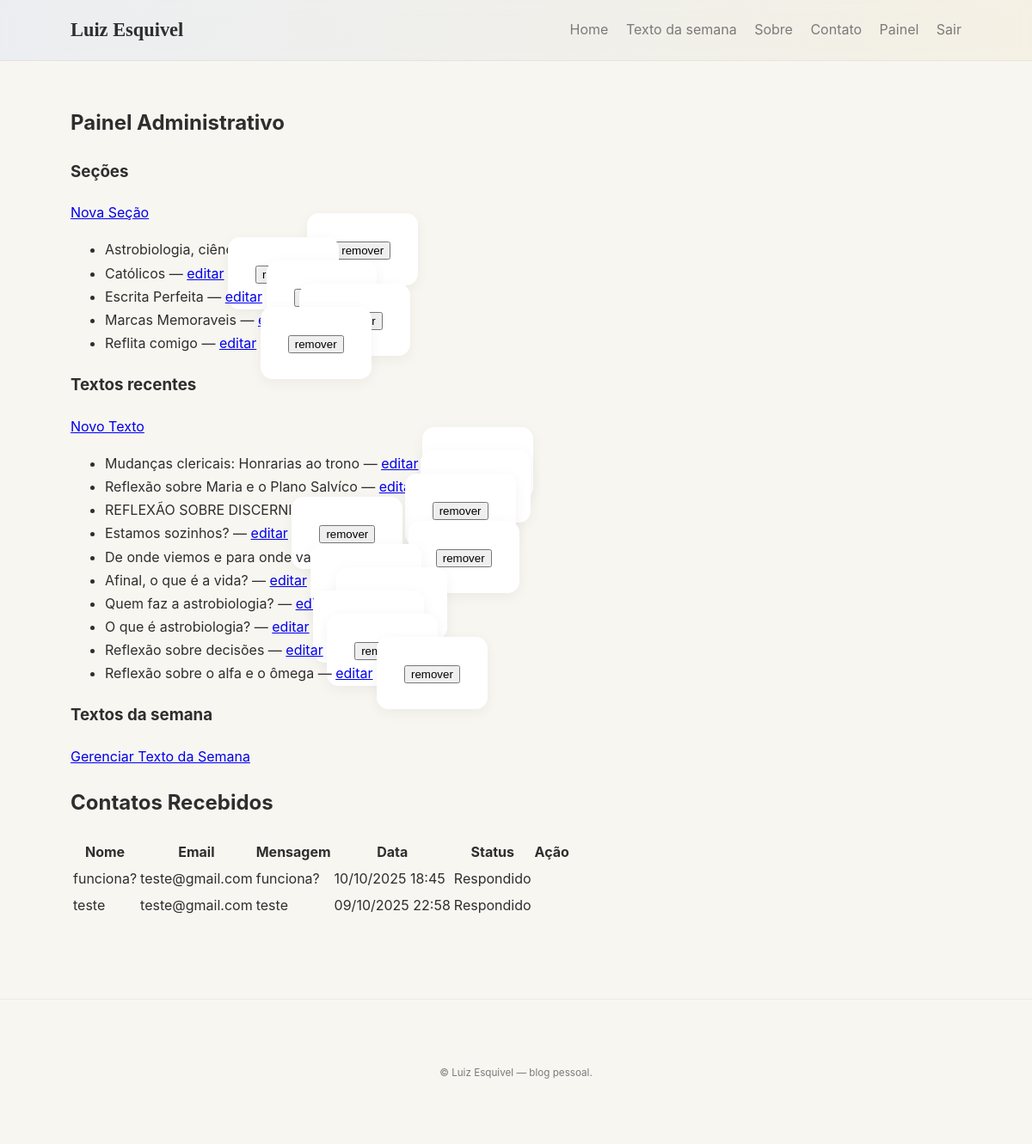
The page /admin/ (signed in) on the database its author committed.
### models.py (models this page shows, shortened)
class Section(db.Model):
    id = db.Column(db.Integer, primary_key=True)
    title = db.Column(db.String(200), unique=True, nullable=False)
    description = db.Column(db.String(500))
    created_at = db.Column(db.DateTime, default=datetime.utcnow)
    texts = db.relationship('Text', backref='section', lazy=True, cascade='all, delete-orphan')

class Text(db.Model):
    id = db.Column(db.Integer, primary_key=True)
    title = db.Column(db.String(300), nullable=False)
    subtitle = db.Column(db.String(400))
    body = db.Column(db.Text)
    published = db.Column(db.Boolean, default=False)
    section_id = db.Column(db.Integer, db.ForeignKey('section.id'), nullable=True)
    created_at = db.Column(db.DateTime, default=datetime.utcnow)

class Contact(db.Model):
    id = db.Column(db.Integer, primary_key=True)
    name = db.Column(db.String(120), nullable=False)
    email = db.Column(db.String(120), nullable=False)
    message = db.Column(db.Text, nullable=False)
    created_at = db.Column(db.DateTime, default=datetime.utcnow)
    responded = db.Column(db.Boolean, default=False)

### routes/admin_routes.py (the view)
@admin_bp.route('/')
@login_required
def admin_dashboard():
    sections = Section.query.all()
    texts = Text.query.order_by(Text.created_at.desc()).limit(10).all()
    contacts = Contact.query.order_by(Contact.created_at.desc()).all()
    return render_template('admin/dashboard.html', sections=sections, texts=texts, contacts=contacts)

### templates/admin/dashboard.html (shortened to what this page needs)
{% extends '_base.html' %}
{% block content %}
  <h2>Painel Administrativo</h2>
  <div class="admin-grid">
    <section>
      <h3>Seções</h3>
      <a class="btn" href="{{ url_for('sections.admin_section_new') }}">Nova Seção</a>
      <ul>
        {% for s in sections %}
          <li>{{ s.title }} — <a href="{{ url_for('sections.admin_section_edit', sid=s.id) }}">editar</a>
          <form method="post" action="{{ url_for('sections.admin_section_delete', sid=s.id) }}" style="display:inline">
            <button class="link-like" type="submit">remover</button>
          </form>
          </li>
        {% endfor %}
      </ul>
    </section>
    <section>
      <h3>Textos recentes</h3>
      <a class="btn" href="{{ url_for('texts.admin_text_new') }}">Novo Texto</a>
      <ul>
        {% for t in texts %}
          <li>{{ t.title }} — <a href="{{ url_for('texts.admin_text_edit', tid=t.id) }}">editar</a>
          <form method="post" action="{{ url_for('texts.admin_text_delete', tid=t.id) }}" style="display:inline">
            <button class="link-like" type="submit">remover</button>
          </form>
          </li>
        {% else %}
          <li>Sem textos ainda.</li>
        {% endfor %}
      </ul>
    </section>
  </div>
    <section>
      <h3>Textos da semana</h3>
      <a class="btn" href="{{ url_for('admin.admin_weekly_text') }}">Gerenciar Texto da Semana</a>
    </section>
    <h2>Contatos Recebidos</h2>
  {% if contacts %}
    <table class="data-table">
      <thead>
        <tr>
          <th>Nome</th>
          <th>Email</th>
          <th>Mensagem</th>
          <th>Data</th>
          <th>Status</th>
          <th>Ação</th>
        </tr>
      </thead>
      <tbody>
        {% for c in contacts %}
        <tr class="{{ 'responded' if c.responded }}">
          <td>{{ c.name }}</td>
          <td>{{ c.email }}</td>
          <td style="max-width: 400px;">{{ c.message }}</td>
          <td>{{ c.created_at.strftime('%d/%m/%Y %H:%M') }}</td>
          <td>
            {% if c.responded %}
              <span class="badge badge-success">Respondido</span>
            {% else %}
              <span class="badge badge-warning">Pendente</span>
            {% endif %}
          </td>
          <td>
          </td>
        </tr>
        {% endfor %}
      </tbody>
    </table>
  {% else %}
    <p>Nenhum contato recebido ainda.</p>
  {% endif %}
{% endblock %}

### static/css/main.css (style rules this page uses)
:root { --bg: #f8f6f1; --surface: #ffffff; --text: #2e2e2e; --muted: #7a7a7a; --accent: #0b5fff; --gold: #b08900; --radius: 14px; --max-width: 1100px; --font-serif: "EB Garamond", serif; --font-sans: "Inter", sans-serif; }
* { box-sizing: border-box; }
body { margin: 0; background: var(--bg); color: var(--text); font-family: var(--font-sans); line-height: 1.7; overflow-x: hidden; }
form { background: var(--surface); border-radius: var(--radius); padding: 32px; box-shadow: 0 4px 16px rgba(0,0,0,0.05); max-width: 700px; margin: 40px auto; }

### rows shown on the page
Section: title "Astrobiologia, ciência"
Section: title "Católicos"
Section: title "Escrita Perfeita"
Section: title "Marcas Memoraveis"
Section: title "Reflita comigo"
Text: title "Mudanças clericais: Honrarias ao trono"
Text: title "Reflexão sobre Maria e o Plano Salvíco"
Text: title "REFLEXÃO SOBRE DISCERNIMENTO"
Text: title "Estamos sozinhos?"
Text: title "De onde viemos e para onde vamos?"
Text: title "Afinal, o que é a vida?"
Text: title "Quem faz a astrobiologia?"
Text: title "O que é astrobiologia?"
Text: title "Reflexão sobre decisões"
Text: title "Reflexão sobre o alfa e o ômega"
Contact: name "funciona?", email "teste@gmail.com", message "funciona?", created_at "10/10/2025 18:45", responded "Respondido"
Contact: name "teste", email "teste@gmail.com", message "teste", created_at "09/10/2025 22:58", responded "Respondido"

### other values the page prints
{{ (caller_name if caller_name else 'Luiz Esquivel') }} "Luiz Esquivel"
